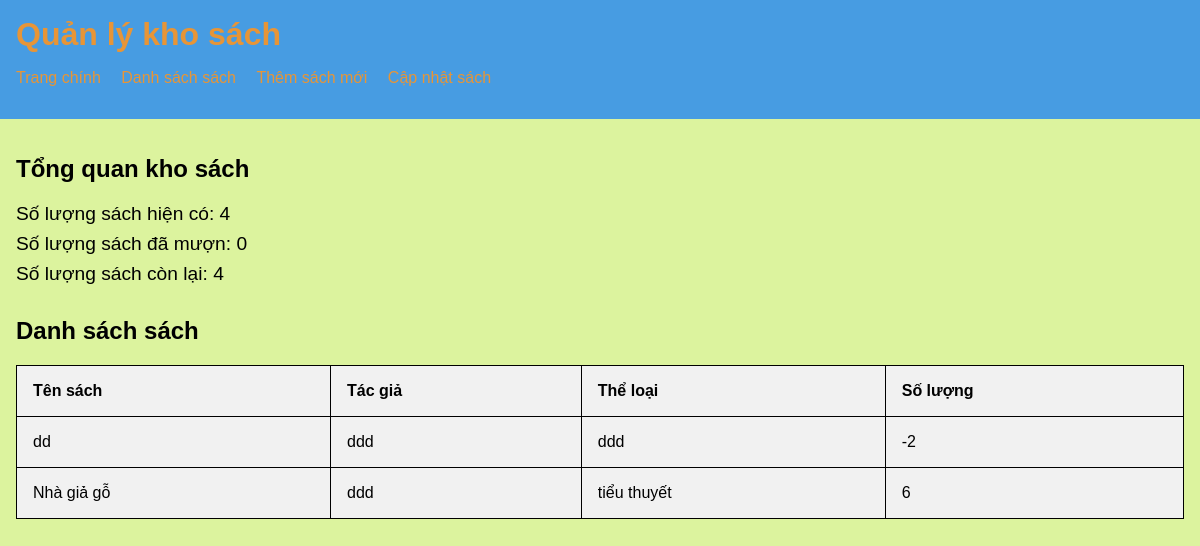
The app's page /, older data.
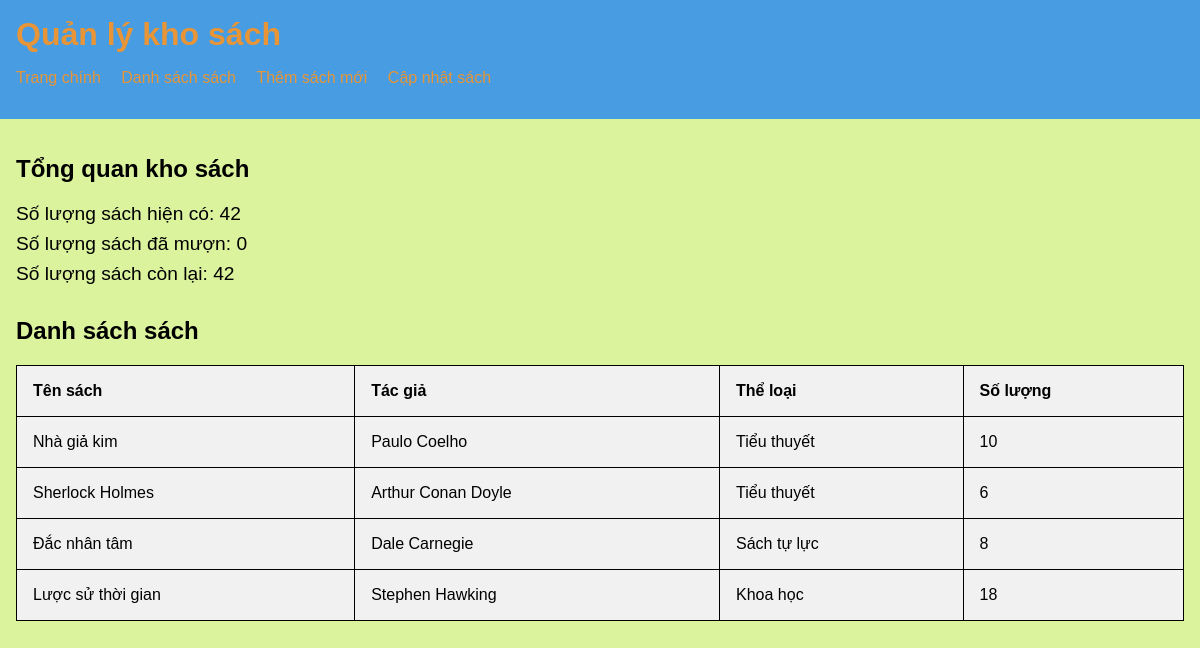
The same page, newer data.
### books/models.py (models this page shows, shortened)
class Book(models.Model):   # Định nghĩa một lớp Book
    name = models.CharField(max_length=100) #Dùng để lưu trữ chuỗi ký tự có độ dài cố định tối đa 100 kí tự
    author = models.ForeignKey(Author, on_delete=models.CASCADE)   # lưu trữ tên tác giả sách
    genre = models.ForeignKey(Genre, on_delete=models.CASCADE)     # lưu trữ thể loại sách
    quantity = models.IntegerField()    # lưu trữ số lượng sách
    description = models.TextField()    # lưu trữ mô tả chi tiết sách

class Author(models.Model):
    name = models.CharField(max_length=100)
    def __str__(self):
        return self.name

class Genre(models.Model):
    name = models.CharField(max_length=50)
    def __str__(self):
        return self.name

### books/views.py (the view)
# urls.py: path('', views.index, name='index'),   # trang chính
def index(request):
    total_books_quantity = Book.objects.aggregate(total_quantity=Sum('quantity'))['total_quantity'] or 0
    borrowed_books = 0
    available_books = total_books_quantity - borrowed_books
    books = Book.objects.all()
    context = {
        'books': books,
        'total_books_quantity': total_books_quantity,
        'borrowed_books': borrowed_books,
        'available_books': available_books,
    }
    return render(request, 'index.html', context)

### books/Templates/index.html (shortened to what this page needs)
<!DOCTYPE html>
<html lang="en">
  <head>
    {% load static %}
    <link rel="stylesheet" href="{% static 'css/index.css' %}" />
  </head>
  <body>
    <header>
      <h1>Quản lý kho sách</h1>
      <nav>
        <ul>
          <li><a href="{% url 'index' %}">Trang chính</a></li>
          <li><a href="{% url 'books_list' %}">Danh sách sách</a></li>
          <li><a href="{% url 'add_book' %}">Thêm sách mới</a></li>
          <li><a href="{% url 'books_list' %}">Cập nhật sách</a></li>
        </ul>
      </nav>
    </header>
    <main>
      <section id="dashboard">
        <h2>Tổng quan kho sách</h2>
        <div class="overview">
          <p>
            Số lượng sách hiện có:
            <span id="totalBooks">{{ total_books_quantity }}</span>
          </p>
          <p>
            Số lượng sách đã mượn:
            <span id="borrowedBooks">{{ borrowed_books }}</span>
          </p>
          <p>
            Số lượng sách còn lại:
            <span id="availableBooks">{{ available_books }}</span>
          </p>
        </div>
      </section>
      <section id="books">
        <h2>Danh sách sách</h2>
        <table id="bookTable">
          <thead>
            <tr>
              <th>Tên sách</th>
              <th>Tác giả</th>
              <th>Thể loại</th>
              <th>Số lượng</th>
            </tr>
            {% for book in books %}
            <tr>
              <td>{{ book.name }}</td>
              <td>{{ book.author }}</td>
              <td>{{ book.genre }}</td>
              <td>{{ book.quantity }}</td>
            </tr>
            {% endfor %}
          </thead>
        </table>
      </section>
    </main>
  </body>
</html>

### books/static/css/index.css (style rules this page uses)
body { font-family: Arial, sans-serif; margin: 0; padding: 0; background-color: #dcf39e; }
header { background-color: #479ce2; color: rgb(231, 149, 55); padding: 1rem; }
header h1 { margin: 0; }
nav ul { list-style-type: none; padding: 0; }
nav ul li { display: inline; margin-right: 1rem; }
nav ul li a { color: rgb(231, 149, 55); text-decoration: none; }
main { padding: 1rem; }
section { margin-bottom: 2rem; }
.overview { margin-bottom: 1rem; }
.overview p { font-size: 1.2rem; margin: 0.5rem 0; }
table { width: 100%; border-collapse: collapse; }
table, th, td { border: 1px solid black; }
th, td { padding: 1rem; text-align: left; }
thead { background-color: #f1f1f1; }

Row changes from the older to the newer data that the page shows:
removed Book: name "dd", author "ddd", genre "ddd", quantity "-2"
removed Book: name "Nhà giả gỗ", author "ddd", genre "tiểu thuyết", quantity "6"
added Book: name "Nhà giả kim", author "Paulo Coelho", genre "Tiểu thuyết", quantity "10"
added Book: name "Sherlock Holmes", author "Arthur Conan Doyle", genre "Tiểu thuyết", quantity "6"
added Book: name "Đắc nhân tâm", author "Dale Carnegie", genre "Sách tự lực", quantity "8"
added Book: name "Lược sử thời gian", author "Stephen Hawking", genre "Khoa học", quantity "18"
Text that changed along with them:
{{ total_books_quantity }}: "4" → "42"
{{ available_books }}: "4" → "42"
